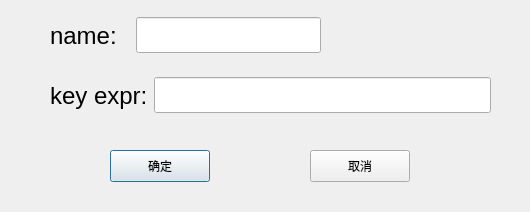
<?xml version="1.0" encoding="UTF-8"?>
<ui version="4.0">
 <class>DialogAddSub</class>
 <widget class="QDialog" name="DialogAddSub">
  <property name="geometry">
   <rect>
    <x>0</x>
    <y>0</y>
    <width>530</width>
    <height>212</height>
   </rect>
  </property>
  <property name="windowTitle">
   <string>DialogAddSub</string>
  </property>
  <widget class="QPushButton" name="acceptPushButton">
   <property name="geometry">
    <rect>
     <x>110</x>
     <y>150</y>
     <width>100</width>
     <height>32</height>
    </rect>
   </property>
   <property name="text">
    <string>确定</string>
   </property>
  </widget>
  <widget class="QPushButton" name="cancelPushButton">
   <property name="geometry">
    <rect>
     <x>310</x>
     <y>150</y>
     <width>100</width>
     <height>32</height>
    </rect>
   </property>
   <property name="text">
    <string>取消</string>
   </property>
  </widget>
  <widget class="QWidget" name="layoutWidget">
   <property name="geometry">
    <rect>
     <x>50</x>
     <y>10</y>
     <width>271</width>
     <height>51</height>
    </rect>
   </property>
   <layout class="QHBoxLayout" name="horizontalLayout_2">
    <item>
     <widget class="QLabel" name="label_2">
      <property name="minimumSize">
       <size>
        <width>80</width>
        <height>0</height>
       </size>
      </property>
      <property name="font">
       <font>
        <pointsize>18</pointsize>
       </font>
      </property>
      <property name="text">
       <string notr="true">name:</string>
      </property>
     </widget>
    </item>
    <item>
     <widget class="QLineEdit" name="namelineEdit">
      <property name="font">
       <font>
        <pointsize>18</pointsize>
       </font>
      </property>
     </widget>
    </item>
   </layout>
  </widget>
  <widget class="QWidget" name="">
   <property name="geometry">
    <rect>
     <x>50</x>
     <y>70</y>
     <width>441</width>
     <height>51</height>
    </rect>
   </property>
   <layout class="QHBoxLayout" name="horizontalLayout">
    <item>
     <widget class="QLabel" name="label">
      <property name="minimumSize">
       <size>
        <width>80</width>
        <height>0</height>
       </size>
      </property>
      <property name="font">
       <font>
        <pointsize>18</pointsize>
       </font>
      </property>
      <property name="text">
       <string notr="true">key expr:</string>
      </property>
     </widget>
    </item>
    <item>
     <widget class="QLineEdit" name="keyExprlineEdit">
      <property name="font">
       <font>
        <pointsize>18</pointsize>
       </font>
      </property>
     </widget>
    </item>
   </layout>
  </widget>
 </widget>
 <resources/>
 <connections/>
</ui>
